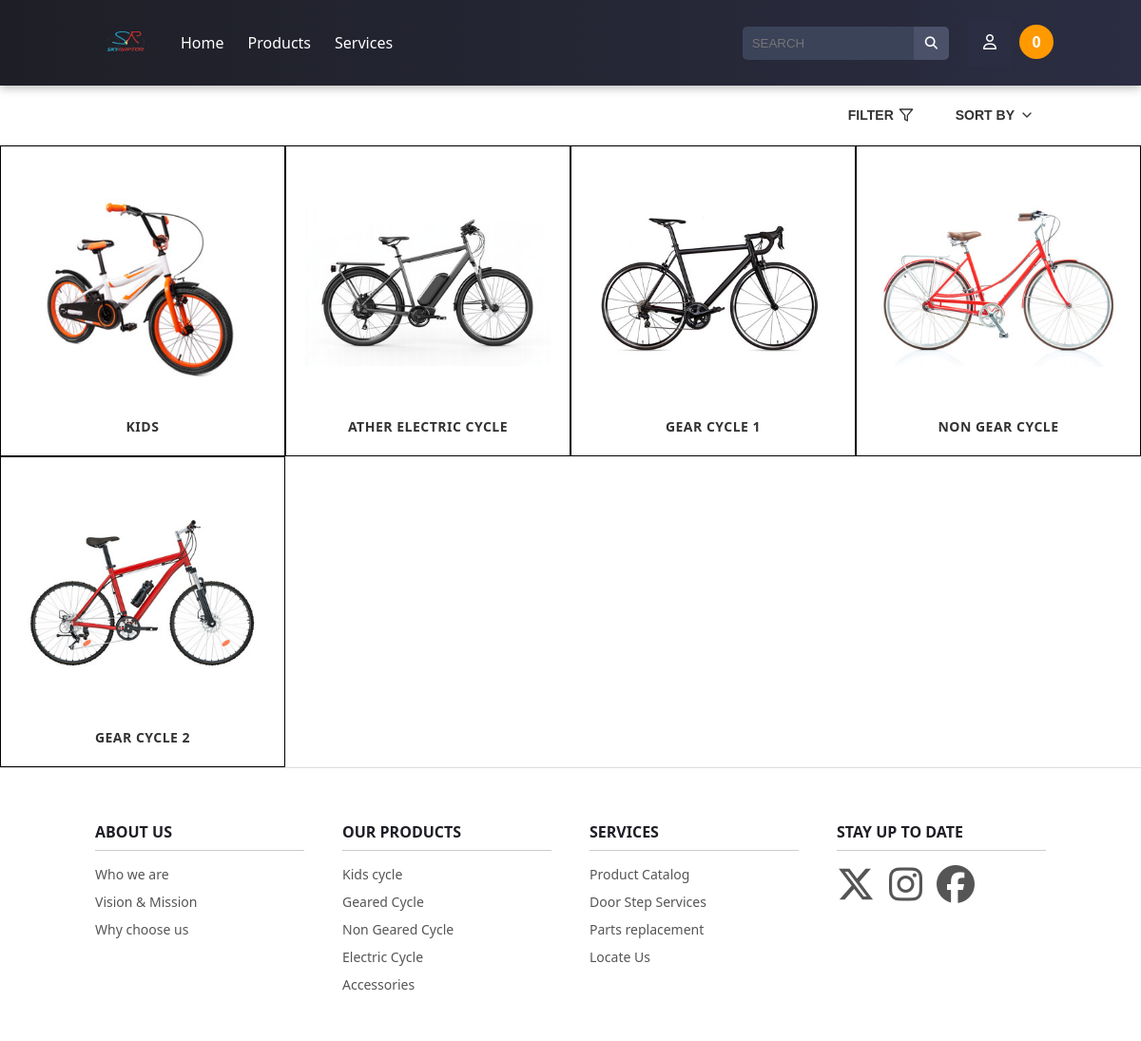
Screenshot of /products/ with the database file from the repository.
### skyraptor/models.py (models this page shows, shortened)
class Product(models.Model):
    name = models.CharField(max_length=255)
    description = models.TextField()
    price = models.DecimalField(max_digits=10, decimal_places=2)
    Category = models.ForeignKey(Category, on_delete=models.CASCADE, default=1)
    image = models.ImageField(upload_to='uploads/product/')

### skyraptor/views.py (the view)
# urls.py: path('products/', views.products, name='products'),
def products(request):
    query = request.GET.get('q', '')
    if query:
        products = Product.objects.filter(name__icontains=query)
    else:
        products = Product.objects.all()
    return render(request, 'html/products.html', {'products': products, 'query': query})

### cart/cart.py (called while the page is built)
    def __len__(self):
        return len(self.cart)

### cart/context_processors.py (called while the page is built)
def cart(request):
    return {'cart': Cart(request)}

### skyraptor/templates/html/products.html (shortened to what this page needs)
{% load static %}
<!DOCTYPE html>
<html lang="en">
<head>
  <link rel="stylesheet" href="{% static 'css/products.css' %}">
</head>
<body>
  <nav class="main-nav">
    <div class="nav-left">
      <a href="#" class="logo">
        <img src="{% static 'img/logo.png' %}" alt="Logo" style="height: 50px; width: 65px">
      </a>
      <ul class="main-menu">
        <li><a href="{% url 'home' %}">Home</a></li>
        <li class="has-megamenu">
          <a href="{% url 'products' %}">Products</a>
        </li>
        <li class="has-megamenu">
          <a href="#">Services</a>
        </li>
      </ul>
    </div>
    <div class="nav-right">
      <form method="get" action="{% url 'products' %}">
        <div class="search-box">
          <input type="text" name="q" placeholder="SEARCH" value="{{ request.GET.q }}">
          <button type="submit">
            <i class="fa-solid fa-magnifying-glass"></i>
          </button>
        </div>
      </form>
      <div class="dropdown">
        <button class="dropbtn"><i class="fa-regular fa-user"></i></button>
      </div>
      <a href="{% url 'cart_summary' %}">
        <span class="cart-count" id="cart_quantity">{{ cart|length }}</span>
      </a>
    </div>
  </nav>
  <header class="product-header">
    <div class="product-controls">
      <button class="filter-button">
        FILTER
        <svg xmlns="http://www.w3.org/2000/svg" width="16" height="16" viewBox="0 0 24 24" fill="none"
          stroke="currentColor" stroke-width="2" stroke-linecap="round" stroke-linejoin="round">
          <polygon points="22 3 2 3 10 12.46 10 19 14 21 14 12.46 22 3"></polygon>
        </svg>
      </button>
      <button class="sort-button">
        SORT BY
        <svg xmlns="http://www.w3.org/2000/svg" width="16" height="16" viewBox="0 0 24 24" fill="none"
          stroke="currentColor" stroke-width="2" stroke-linecap="round" stroke-linejoin="round">
          <polyline points="6 9 12 15 18 9"></polyline>
        </svg>
      </button>
    </div>
  </header>
  <main class="product-grid">
    {% for product in products %}
    <a href="{% url 'product_view' product.id %}">
      <div class="product-card">
        <div class="product-image">
          <img src="{{ product.image.url }}">
        </div>
        <div class="product-info">
          <h3 class="product-name">{{ product.name }}</h3>
        </div>
      </div>
    </a>
    {% endfor %}
  </main>
  <footer class="main-footer">
    <div class="footer-container">
      <div class="footer-links">
        <h3>ABOUT US</h3>
        <ul>
          <li><a href="#">Who we are</a></li>
          <li><a href="#">Vision & Mission</a></li>
          <li><a href="#">Why choose us</a></li>
        </ul>
      </div>
      <div class="footer-links">
        <h3>OUR PRODUCTS</h3>
        <ul>
          <li><a href="{% url 'category' 'Kids' %}">Kids cycle</a></li>
          <li><a href="{% url 'category' 'Gear' %}">Geared Cycle</a></li>
          <li><a href="{% url 'category' 'Non-Gear' %}">Non Geared Cycle</a></li>
          <li><a href="{% url 'category' 'Electric' %}">Electric Cycle</a></li>
          <li><a href="{% url 'category' 'Accessories' %}">Accessories</a></li>
        </ul>
      </div>
      <div class="footer-links">
        <h3>SERVICES</h3>
        <ul>
          <li><a href="#">Product Catalog</a></li>
          <li><a href="#">Door Step Services</a></li>
          <li><a href="#">Parts replacement</a></li>
          <li><a href="#">Locate Us</a></li>
        </ul>
      </div>
      <div class="footer-links">
        <h3>STAY UP TO DATE</h3>
        <ul class="social-icons">
          <li><a href="https://x.com" target="_blank" aria-label="X">
              <i class="fa-brands fa-x-twitter"></i>
            </a></li>
          <li><a href="https://instagram.com" target="_blank" aria-label="Instagram">
              <i class="fa-brands fa-instagram"></i>
            </a></li>
          <li><a href="https://facebook.com" target="_blank" aria-label="Facebook">
              <i class="fa-brands fa-facebook"></i>
            </a></li>
        </ul>
      </div>
    </div>
  </footer>
</body>
</html>

### rows the page displays
Product: image (picture), name "KIDS"
Product: image (picture), name "ATHER ELECTRIC CYCLE"
Product: image (picture), name "GEAR CYCLE 1"
Product: image (picture), name "NON GEAR CYCLE"
Product: image (picture), name "GEAR CYCLE 2"

### other values shown
{{ cart|length }} "0"
